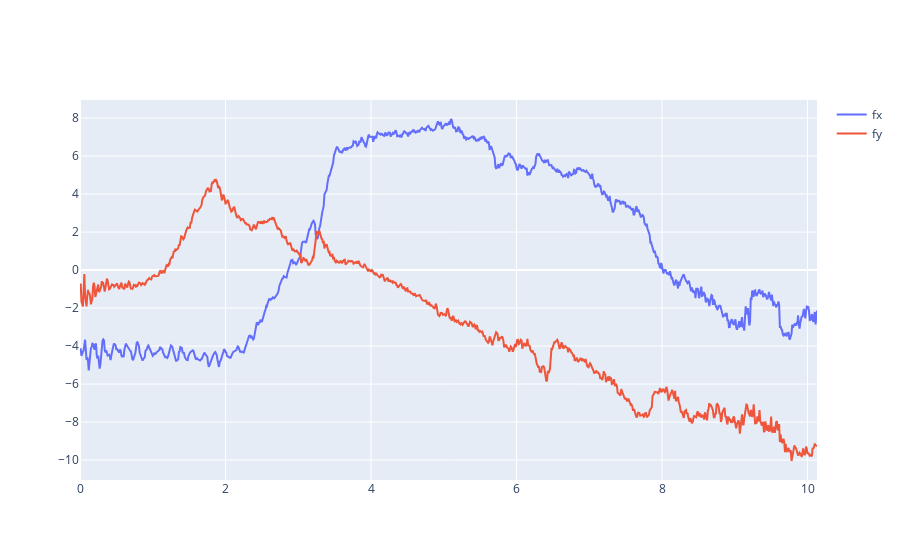

Here is the notebook cell this chart was saved with:
### Code cell
fig = go.Figure(data=[go.Scatter(x=relative_time, y=rotated_fx, name='fx'),
                      go.Scatter(x=relative_time, y=rotated_fy, name='fy')
                     ]
               )
fig.show()

### Figure 1 — Plotly figure (JSON) as saved in the notebook; plotly's stock layout.template omitted (floating-point values rounded to 4 significant figures; data arrays with more than 128 entries replaced by an {"elided": "..."} marker saying what was removed)
{"data": [{"name": "fx", "type": "scatter", "x": {"elided": "1014 float values"}, "y": {"elided": "1014 float values"}}, {"name": "fy", "type": "scatter", "x": {"elided": "1014 float values"}, "y": {"elided": "1014 float values"}}], "layout": {}}
